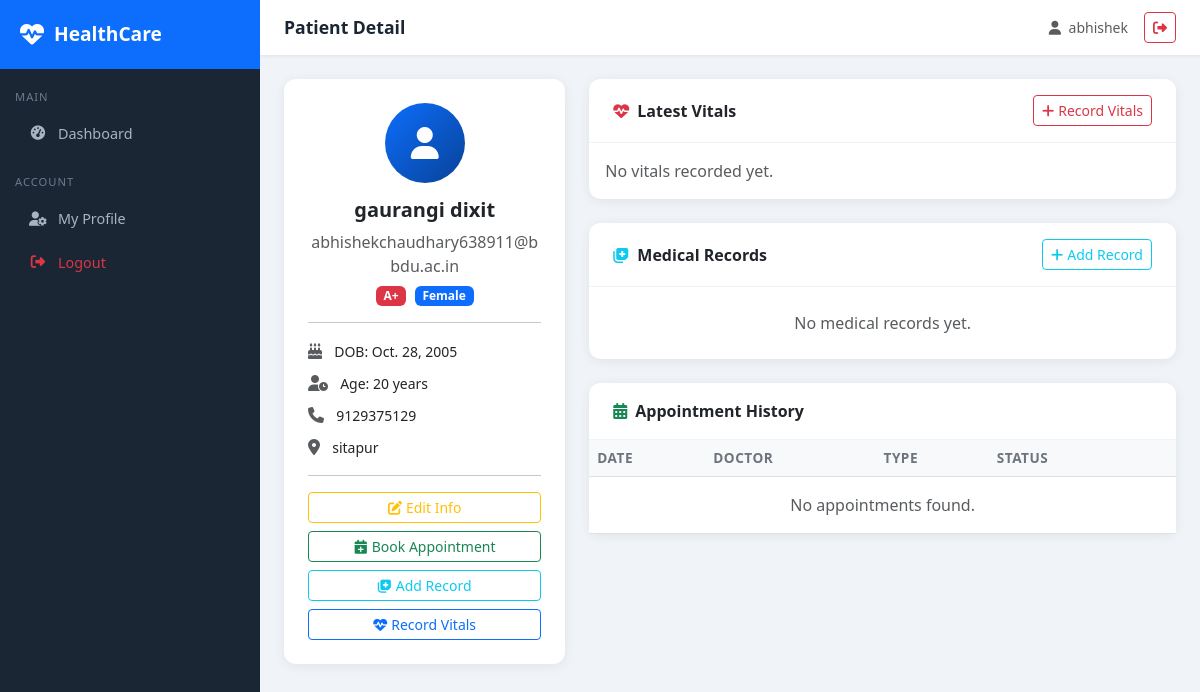
The page /patients/1/ (signed in) on the database its author committed.
### patients/models.py (models this page shows, shortened)
class Patient(models.Model):
    BLOOD_GROUP_CHOICES = [
        ('A+', 'A+'), ('A-', 'A-'), ('B+', 'B+'), ('B-', 'B-'),
        ('O+', 'O+'), ('O-', 'O-'), ('AB+', 'AB+'), ('AB-', 'AB-'),
    ]
    GENDER_CHOICES = [
        ('M', 'Male'), ('F', 'Female'), ('O', 'Other')
    ]
    user = models.OneToOneField(User, on_delete=models.SET_NULL, null=True, blank=True)
    first_name = models.CharField(max_length=100)
    last_name = models.CharField(max_length=100)
    date_of_birth = models.DateField()
    gender = models.CharField(max_length=1, choices=GENDER_CHOICES)
    blood_group = models.CharField(max_length=3, choices=BLOOD_GROUP_CHOICES, blank=True)
    phone = models.CharField(max_length=15)
    email = models.EmailField(blank=True)
    address = models.TextField()
    emergency_contact_name = models.CharField(max_length=100, blank=True)
    emergency_contact_phone = models.CharField(max_length=15, blank=True)
    allergies = models.TextField(blank=True, help_text="List known allergies")
    chronic_conditions = models.TextField(blank=True)
    insurance_provider = models.CharField(max_length=100, blank=True)
    insurance_id = models.CharField(max_length=50, blank=True)
    created_at = models.DateTimeField(auto_now_add=True)
    updated_at = models.DateTimeField(auto_now=True)
    def __str__(self):
        return f"{self.first_name} {self.last_name}"
    @property
    def age(self):
        from datetime import date
        today = date.today()
        return today.year - self.date_of_birth.year - (
            (today.month, today.day) < (self.date_of_birth.month, self.date_of_birth.day)
        )

### patients/views.py (the view)
# urls.py: path('<int:pk>/', views.patient_detail, name='patient_detail'),
@login_required
def patient_detail(request, pk):
    patient = get_object_or_404(Patient, pk=pk)
    medical_records = patient.medical_records.all()[:10]
    vitals = patient.vitals.all()[:5]
    return render(request, 'patients/patient_detail.html', {
        'patient': patient,
        'medical_records': medical_records,
        'vitals': vitals
    })

### templates/patients/patient_detail.html (shortened to what this page needs)
{% extends 'base/base.html' %}
{% block page_title %}Patient Detail{% endblock %}
{% block content %}
<div class="row g-4">
    <div class="col-md-4">
        <div class="card">
            <div class="card-body text-center p-4">
                <div style="width:80px;height:80px;background:linear-gradient(135deg,#0d6efd,#084298);border-radius:50%;display:flex;align-items:center;justify-content:center;margin:0 auto 15px;">
                    <i class="fas fa-user fa-2x text-white"></i>
                </div>
                <h5 class="fw-bold">{{ patient }}</h5>
                <p class="text-muted mb-1">{{ patient.email|default:"No email" }}</p>
                <span class="badge bg-danger me-1">{{ patient.blood_group|default:"N/A" }}</span>
                <span class="badge bg-primary">{{ patient.get_gender_display }}</span>
                <hr>
                <div class="text-start">
                    <div class="mb-2">
                        <i class="fas fa-birthday-cake text-muted me-2"></i>
                        <small>DOB: {{ patient.date_of_birth }}</small>
                    </div>
                    <div class="mb-2">
                        <i class="fas fa-user-clock text-muted me-2"></i>
                        <small>Age: {{ patient.age }} years</small>
                    </div>
                    <div class="mb-2">
                        <i class="fas fa-phone text-muted me-2"></i>
                        <small>{{ patient.phone }}</small>
                    </div>
                    <div class="mb-2">
                        <i class="fas fa-map-marker-alt text-muted me-2"></i>
                        <small>{{ patient.address|truncatechars:60 }}</small>
                    </div>
                </div>
                <hr>
                <div class="d-grid gap-2">
                    <a href="{% url 'patient_update' patient.pk %}" class="btn btn-outline-warning btn-sm">
                        <i class="fas fa-edit me-1"></i>Edit Info
                    </a>
                    <a href="{% url 'appointment_create' %}?patient={{ patient.pk }}" class="btn btn-outline-success btn-sm">
                        <i class="fas fa-calendar-plus me-1"></i>Book Appointment
                    </a>
                    <a href="{% url 'add_medical_record' patient.pk %}" class="btn btn-outline-info btn-sm">
                        <i class="fas fa-notes-medical me-1"></i>Add Record
                    </a>
                    <a href="{% url 'add_vital_record' patient.pk %}" class="btn btn-outline-primary btn-sm">
                        <i class="fas fa-heartbeat me-1"></i>Record Vitals
                    </a>
                </div>
            </div>
        </div>
    </div>
    <div class="col-md-8">
        <div class="card mb-4">
            <div class="card-header py-3 px-4 d-flex justify-content-between align-items-center">
                <span>
                    <i class="fas fa-heartbeat text-danger me-2"></i>Latest Vitals
                </span>
                <a href="{% url 'add_vital_record' patient.pk %}" class="btn btn-sm btn-outline-danger">
                    <i class="fas fa-plus me-1"></i>Record Vitals
                </a>
            </div>
            <div class="card-body">
                {% if vitals %}
                    {% with v=vitals.0 %}
                    <div class="row g-3">
                        <div class="col-6 col-md-3">
                            <div class="text-center p-3 bg-light rounded">
                                <i class="fas fa-heart text-danger mb-1"></i>
                                <div class="fw-bold">{{ v.heart_rate|default:"—" }}</div>
                                <small class="text-muted">Heart Rate (BPM)</small>
                            </div>
                        </div>
                        <div class="col-6 col-md-3">
                            <div class="text-center p-3 bg-light rounded">
                                <i class="fas fa-tint text-primary mb-1"></i>
                                <div class="fw-bold">
                                    {% if v.blood_pressure_systolic %}
                                        {{ v.blood_pressure_systolic }}/{{ v.blood_pressure_diastolic }}
                                    {% else %}
                                        —
                                    {% endif %}
                                </div>
                                <small class="text-muted">Blood Pressure</small>
                            </div>
                        </div>
                        <div class="col-6 col-md-3">
                            <div class="text-center p-3 bg-light rounded">
                                <i class="fas fa-thermometer-half text-warning mb-1"></i>
                                <div class="fw-bold">
                                    {{ v.temperature|default:"—" }}{% if v.temperature %}°C{% endif %}
                                </div>
                                <small class="text-muted">Temperature</small>
                            </div>
                        </div>
                        <div class="col-6 col-md-3">
                            <div class="text-center p-3 bg-light rounded">
                                <i class="fas fa-weight text-success mb-1"></i>
                                <div class="fw-bold">
                                    {{ v.weight|default:"—" }}{% if v.weight %}kg{% endif %}
                                </div>
                                <small class="text-muted">
                                    Weight{% if v.bmi %} (BMI: {{ v.bmi }}){% endif %}
                                </small>
                            </div>
                        </div>
                    </div>
                    <small class="text-muted mt-2 d-block">
                        Recorded: {{ v.recorded_at|date:"d M Y, H:i" }}
                    </small>
                    {% endwith %}
                {% else %}
                    <p class="text-muted mb-0">No vitals recorded yet.</p>
                {% endif %}
            </div>
        </div>
        <div class="card mb-4">
            <div class="card-header py-3 px-4 d-flex justify-content-between align-items-center">
                <span>
                    <i class="fas fa-notes-medical text-info me-2"></i>Medical Records
                </span>
                <a href="{% url 'add_medical_record' patient.pk %}" class="btn btn-sm btn-outline-info">
                    <i class="fas fa-plus me-1"></i>Add Record
                </a>
            </div>
            <div class="card-body p-0">
                {% if medical_records %}
                <div class="accordion" id="recordsAccordion">
                    {% for record in medical_records %}
                    <div class="accordion-item border-0 border-bottom">
                        <h2 class="accordion-header">
                            <button class="accordion-button {% if not forloop.first %}collapsed{% endif %} py-3"
                                    type="button"
                                    data-bs-toggle="collapse"
                                    data-bs-target="#rec{{ record.pk }}">
                                <strong>{{ record.record_date }}</strong> — {{ record.diagnosis|truncatechars:60 }}
                            </button>
                        </h2>
                        <div id="rec{{ record.pk }}"
                             class="accordion-collapse collapse {% if forloop.first %}show{% endif %}">
                            <div class="accordion-body">
                                <div class="row g-2">
                                    {% if record.symptoms %}
                                    <div class="col-md-6">
                                        <strong>Symptoms:</strong>
                                        <p class="text-muted small">{{ record.symptoms }}</p>
                                    </div>
                                    {% endif %}
                                    {% if record.treatment %}
                                    <div class="col-md-6">
                                        <strong>Treatment:</strong>
                                        <p class="text-muted small">{{ record.treatment }}</p>
                                    </div>
                                    {% endif %}
                                    {% if record.prescription %}
                                    <div class="col-md-6">
                                        <strong>Prescription:</strong>
                                        <p class="text-muted small">{{ record.prescription }}</p>
                                    </div>
                                    {% endif %}
                                    {% if record.doctor_name %}
                                    <div class="col-md-6">
                                        <strong>Doctor:</strong>
                                        <p class="text-muted small">{{ record.doctor_name }}</p>
                                    </div>
                                    {% endif %}
                                    {% if record.notes %}
                                    <div class="col-md-12">
                                        <strong>Notes:</strong>
                                        <p class="text-muted small">{{ record.notes }}</p>
                                    </div>
                                    {% endif %}
                                </div>
                            </div>
                        </div>
                    </div>
                    {% endfor %}
                </div>
                {% else %}
                <div class="p-4 text-center text-muted">
                    No medical records yet.
                </div>
                {% endif %}
            </div>
        </div>
        <div class="card">
            <div class="card-header py-3 px-4">
                <i class="fas fa-calendar-alt text-success me-2"></i>Appointment History
            </div>
            <div class="card-body p-0">
                <div class="table-responsive">
                    <table class="table table-hover mb-0">
                        <thead>
                            <tr>
                                <th>Date</th>
                                <th>Doctor</th>
                                <th>Type</th>
                                <th>Status</th>
                                <th></th>
                            </tr>
                        </thead>
                        <tbody>
                            {% for appt in patient.appointments.all|slice:":10" %}
                            <tr>
                                <td>
                                    {{ appt.appointment_date }}<br>
                                    <small class="text-muted">{{ appt.appointment_time }}</small>
                                </td>
                                <td>{{ appt.doctor }}</td>
                                <td>{{ appt.get_appointment_type_display }}</td>
                                <td>
                                    <span class="badge badge-status-{{ appt.status }}">
                                        {{ appt.get_status_display }}
                                    </span>
                                </td>
                                <td>
                                    <a href="{% url 'appointment_detail' appt.pk %}" class="btn btn-sm btn-outline-info">
                                        <i class="fas fa-eye"></i>
                                    </a>
                                </td>
                            </tr>
                            {% empty %}
                            <tr>
                                <td colspan="5" class="text-center text-muted py-3">
                                    No appointments found.
                                </td>
                            </tr>
                            {% endfor %}
                        </tbody>
                    </table>
                </div>
            </div>
        </div>
    </div>
</div>
{% endblock %}

### templates/base/base.html (shortened to what this page needs)
<!DOCTYPE html>
<html lang="en">
<head>
    <link href="https://cdn.jsdelivr.net/npm/bootstrap@5.3.0/dist/css/bootstrap.min.css" rel="stylesheet">
    <link href="https://cdnjs.cloudflare.com/ajax/libs/font-awesome/6.4.0/css/all.min.css" rel="stylesheet">
</head>
<body>
{% if user.is_authenticated %}
    <div class="sidebar">
        <div class="sidebar-brand">
            <i class="fas fa-heartbeat"></i>
            <span>HealthCare</span>
        </div>
        <nav class="mt-2">
            <div class="nav-section">Main</div>
            <a href="{% url 'dashboard' %}" class="nav-link {% if request.resolver_match.url_name == 'dashboard' %}active{% endif %}">
                <i class="fas fa-tachometer-alt"></i> Dashboard
            </a>
            <div class="nav-section">Account</div>
            <a href="{% url 'profile' %}" class="nav-link">
                <i class="fas fa-user-cog"></i> My Profile
            </a>
            <a href="{% url 'logout' %}" class="nav-link text-danger">
                <i class="fas fa-sign-out-alt"></i> Logout
            </a>
        </nav>
    </div>
    <div class="main-content">
        <div class="topbar">
            <span class="topbar-title">
                {% block page_title %}HealthCare Portal{% endblock %}
            </span>
            <div class="d-flex align-items-center gap-3">
                <span class="text-muted small">
                    <i class="fas fa-user me-1"></i>
                    {{ user.get_full_name|default:user.username }}
                </span>
                <a href="{% url 'logout' %}" class="btn btn-sm btn-outline-danger">
                    <i class="fas fa-sign-out-alt"></i>
                </a>
            </div>
        </div>
        <div class="page-content">
            {% block content %}{% endblock %}
        </div>
    </div>
{% else %}
    {% block public_content %}{% endblock %}
{% endif %}
</body>
</html>

### rows shown on the page
Patient: first_name+last_name "gaurangi dixit", email "abhishekchaudhary638911@bbdu.ac.in", blood_group "A+", gender "Female", date_of_birth "Oct. 28, 2005", age "20", phone "9129375129", address "sitapur"

### other values the page prints
{{ user.get_full_name|default:user.username }} "abhishek"
